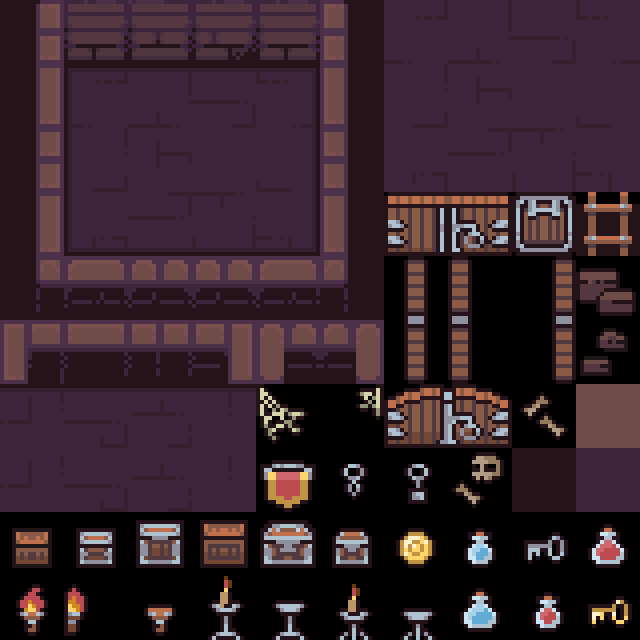

This is a level from a 2D game, rendered from its Tiled map with the project's own tilesets. A one-line summary and the complete map file follow:
An orthogonal 10x10 tile map with 64x64 px tiles, 1 tile layer (Tiles).

<map version="1.10" tiledversion="1.10.2" orientation="orthogonal" renderorder="right-down" width="10" height="10" tilewidth="64" tileheight="64" infinite="0" nextlayerid="2" nextobjectid="1">
 <tileset firstgid="1" source="Tiles.tsx" />
 <layer id="1" name="Tiles" width="10" height="10">
  <data encoding="csv">
1,2,3,4,5,6,7,8,9,10,
11,12,13,14,15,16,17,18,19,20,
21,22,23,24,25,26,27,28,29,30,
31,32,33,34,35,36,37,38,39,40,
41,42,43,44,45,46,47,48,49,50,
51,52,53,54,55,56,57,58,59,60,
61,62,63,64,65,66,67,68,69,70,
71,72,73,74,75,76,77,78,79,80,
81,82,83,84,85,86,87,88,89,90,
91,92,93,94,95,96,97,98,99,100
</data>
 </layer>
</map>
